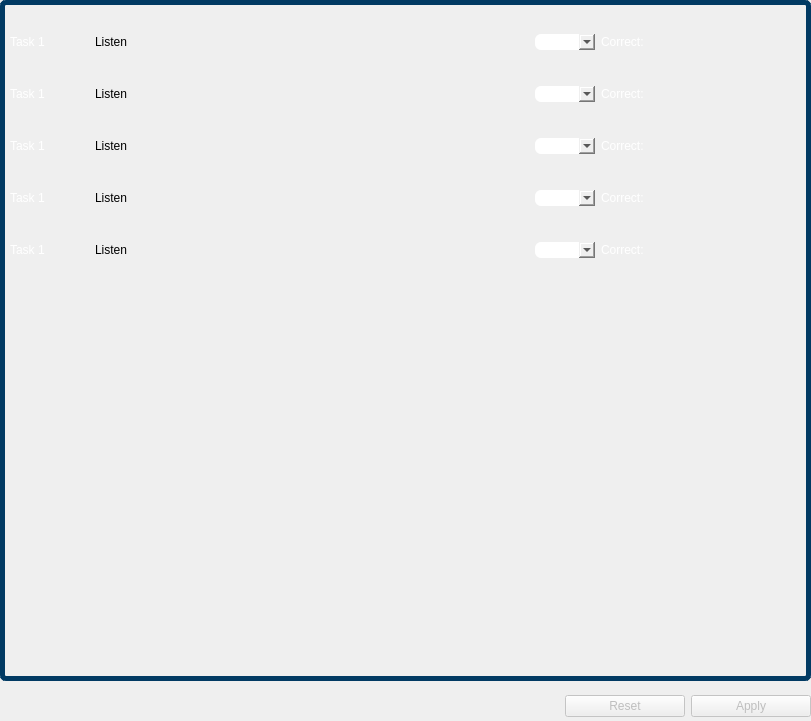
   <widget class="QWidget" name="exerciseMenu" native="true">
    <property name="enabled">
     <bool>true</bool>
    </property>
    <property name="geometry">
     <rect>
      <x>200</x>
      <y>10</y>
      <width>811</width>
      <height>721</height>
     </rect>
    </property>
    <property name="styleSheet">
     <string notr="true">QLabel {
	color: white;
	font: 20pt &quot;Verdana&quot;;
}</string>
    </property>
    <widget class="QWidget" name="widget_3" native="true">
     <property name="geometry">
      <rect>
       <x>0</x>
       <y>0</y>
       <width>811</width>
       <height>681</height>
      </rect>
     </property>
     <property name="styleSheet">
      <string notr="true">QWidget {
	border: 5px solid rgb(1, 58, 99);
	border-radius: 6px;
}</string>
     </property>
     <widget class="QWidget" name="widget_6" native="true">
      <property name="geometry">
       <rect>
        <x>10</x>
        <y>10</y>
        <width>791</width>
        <height>281</height>
       </rect>
      </property>
      <property name="styleSheet">
       <string notr="true">QWidget {border: none}</string>
      </property>
      <widget class="QWidget" name="verticalLayoutWidget_9">
       <property name="geometry">
        <rect>
         <x>0</x>
         <y>1</y>
         <width>791</width>
         <height>271</height>
        </rect>
       </property>
       <layout class="QVBoxLayout" name="verticalLayout_12">
        <item>
         <layout class="QHBoxLayout" name="horizontalLayout_16">
          <item>
           <widget class="QLabel" name="label_15">
            <property name="text">
             <string>Task 1</string>
            </property>
           </widget>
          </item>
          <item>
           <widget class="QPushButton" name="pushButton">
            <property name="sizePolicy">
             <sizepolicy hsizetype="Fixed" vsizetype="Fixed">
              <horstretch>0</horstretch>
              <verstretch>0</verstretch>
             </sizepolicy>
            </property>
            <property name="minimumSize">
             <size>
              <width>120</width>
              <height>30</height>
             </size>
            </property>
            <property name="text">
             <string>Listen</string>
            </property>
           </widget>
          </item>
          <item>
           <spacer name="horizontalSpacer_16">
            <property name="orientation">
             <enum>Qt::Horizontal</enum>
            </property>
            <property name="sizeHint" stdset="0">
             <size>
              <width>40</width>
              <height>20</height>
             </size>
            </property>
           </spacer>
          </item>
          <item>
           <widget class="QComboBox" name="comboBox"/>
          </item>
          <item>
           <widget class="QLabel" name="label_14">
            <property name="sizePolicy">
             <sizepolicy hsizetype="Fixed" vsizetype="Fixed">
              <horstretch>0</horstretch>
              <verstretch>0</verstretch>
             </sizepolicy>
            </property>
            <property name="minimumSize">
             <size>
              <width>200</width>
              <height>0</height>
             </size>
            </property>
            <property name="text">
             <string>Correct: </string>
            </property>
           </widget>
          </item>
         </layout>
        </item>
        <item>
         <layout class="QHBoxLayout" name="horizontalLayout_20">
          <item>
           <widget class="QLabel" name="label_16">
            <property name="text">
             <string>Task 1</string>
            </property>
           </widget>
          </item>
          <item>
           <widget class="QPushButton" name="pushButton_5">
            <property name="sizePolicy">
             <sizepolicy hsizetype="Fixed" vsizetype="Fixed">
              <horstretch>0</horstretch>
              <verstretch>0</verstretch>
             </sizepolicy>
            </property>
            <property name="minimumSize">
             <size>
              <width>120</width>
              <height>30</height>
             </size>
            </property>
            <property name="text">
             <string>Listen</string>
            </property>
           </widget>
          </item>
          <item>
           <spacer name="horizontalSpacer_17">
            <property name="orientation">
             <enum>Qt::Horizontal</enum>
            </property>
            <property name="sizeHint" stdset="0">
             <size>
              <width>40</width>
              <height>20</height>
             </size>
            </property>
           </spacer>
          </item>
          <item>
           <widget class="QComboBox" name="comboBox_5"/>
          </item>
          <item>
           <widget class="QLabel" name="label_19">
            <property name="sizePolicy">
             <sizepolicy hsizetype="Fixed" vsizetype="Fixed">
              <horstretch>0</horstretch>
              <verstretch>0</verstretch>
             </sizepolicy>
            </property>
            <property name="minimumSize">
             <size>
              <width>200</width>
              <height>0</height>
             </size>
            </property>
            <property name="text">
             <string>Correct: </string>
            </property>
           </widget>
          </item>
         </layout>
        </item>
        <item>
         <layout class="QHBoxLayout" name="horizontalLayout_19">
          <item>
           <widget class="QLabel" name="label_17">
            <property name="text">
             <string>Task 1</string>
            </property>
           </widget>
          </item>
          <item>
           <widget class="QPushButton" name="pushButton_6">
            <property name="sizePolicy">
             <sizepolicy hsizetype="Fixed" vsizetype="Fixed">
              <horstretch>0</horstretch>
              <verstretch>0</verstretch>
             </sizepolicy>
            </property>
            <property name="minimumSize">
             <size>
              <width>120</width>
              <height>30</height>
             </size>
            </property>
            <property name="text">
             <string>Listen</string>
            </property>
           </widget>
          </item>
          <item>
           <spacer name="horizontalSpacer_18">
            <property name="orientation">
             <enum>Qt::Horizontal</enum>
            </property>
            <property name="sizeHint" stdset="0">
             <size>
              <width>40</width>
              <height>20</height>
             </size>
            </property>
           </spacer>
          </item>
          <item>
           <widget class="QComboBox" name="comboBox_4"/>
          </item>
          <item>
           <widget class="QLabel" name="label_20">
            <property name="sizePolicy">
             <sizepolicy hsizetype="Fixed" vsizetype="Fixed">
              <horstretch>0</horstretch>
              <verstretch>0</verstretch>
             </sizepolicy>
            </property>
            <property name="minimumSize">
             <size>
              <width>200</width>
              <height>0</height>
             </size>
            </property>
            <property name="text">
             <string>Correct: </string>
            </property>
           </widget>
          </item>
         </layout>
        </item>
        <item>
         <layout class="QHBoxLayout" name="horizontalLayout_18">
          <item>
           <widget class="QLabel" name="label_18">
            <property name="text">
             <string>Task 1</string>
            </property>
           </widget>
          </item>
          <item>
           <widget class="QPushButton" name="pushButton_4">
            <property name="sizePolicy">
             <sizepolicy hsizetype="Fixed" vsizetype="Fixed">
              <horstretch>0</horstretch>
              <verstretch>0</verstretch>
             </sizepolicy>
            </property>
            <property name="minimumSize">
             <size>
              <width>120</width>
              <height>30</height>
             </size>
            </property>
            <property name="text">
             <string>Listen</string>
            </property>
           </widget>
          </item>
          <item>
           <spacer name="horizontalSpacer_19">
            <property name="orientation">
             <enum>Qt::Horizontal</enum>
            </property>
            <property name="sizeHint" stdset="0">
             <size>
              <width>40</width>
              <height>20</height>
             </size>
            </property>
           </spacer>
          </item>
          <item>
           <widget class="QComboBox" name="comboBox_3"/>
          </item>
          <item>
           <widget class="QLabel" name="label_21">
            <property name="sizePolicy">
             <sizepolicy hsizetype="Fixed" vsizetype="Fixed">
              <horstretch>0</horstretch>
              <verstretch>0</verstretch>
             </sizepolicy>
            </property>
            <property name="minimumSize">
             <size>
              <width>200</width>
              <height>0</height>
             </size>
            </property>
            <property name="text">
             <string>Correct: </string>
            </property>
           </widget>
          </item>
         </layout>
        </item>
        <item>
         <layout class="QHBoxLayout" name="horizontalLayout_17">
          <item>
           <widget class="QLabel" name="label_23">
            <property name="text">
             <string>Task 1</string>
            </property>
           </widget>
          </item>
          <item>
           <widget class="QPushButton" name="pushButton_7">
            <property name="sizePolicy">
             <sizepolicy hsizetype="Fixed" vsizetype="Fixed">
              <horstretch>0</horstretch>
              <verstretch>0</verstretch>
             </sizepolicy>
            </property>
            <property name="minimumSize">
             <size>
              <width>120</width>
              <height>30</height>
             </size>
            </property>
            <property name="text">
             <string>Listen</string>
            </property>
           </widget>
          </item>
          <item>
           <spacer name="horizontalSpacer_20">
            <property name="orientation">
             <enum>Qt::Horizontal</enum>
            </property>
            <property name="sizeHint" stdset="0">
             <size>
              <width>40</width>
              <height>20</height>
             </size>
            </property>
           </spacer>
          </item>
          <item>
           <widget class="QComboBox" name="comboBox_2"/>
          </item>
          <item>
           <widget class="QLabel" name="label_22">
            <property name="sizePolicy">
             <sizepolicy hsizetype="Fixed" vsizetype="Fixed">
              <horstretch>0</horstretch>
              <verstretch>0</verstretch>
             </sizepolicy>
            </property>
            <property name="minimumSize">
             <size>
              <width>200</width>
              <height>0</height>
             </size>
            </property>
            <property name="text">
             <string>Correct:</string>
            </property>
           </widget>
          </item>
         </layout>
        </item>
       </layout>
      </widget>
     </widget>
    </widget>
    <widget class="QWidget" name="horizontalLayoutWidget_7">
     <property name="geometry">
      <rect>
       <x>0</x>
       <y>690</y>
       <width>811</width>
       <height>32</height>
      </rect>
     </property>
     <layout class="QHBoxLayout" name="horizontalLayout_23">
      <item>
       <spacer name="horizontalSpacer_22">
        <property name="orientation">
         <enum>Qt::Horizontal</enum>
        </property>
        <property name="sizeHint" stdset="0">
         <size>
          <width>40</width>
          <height>20</height>
         </size>
        </property>
       </spacer>
      </item>
      <item>
       <widget class="QPushButton" name="sResetButton_4">
        <property name="enabled">
         <bool>false</bool>
        </property>
        <property name="sizePolicy">
         <sizepolicy hsizetype="Fixed" vsizetype="Fixed">
          <horstretch>0</horstretch>
          <verstretch>0</verstretch>
         </sizepolicy>
        </property>
        <property name="minimumSize">
         <size>
          <width>120</width>
          <height>0</height>
         </size>
        </property>
        <property name="text">
         <string>Reset</string>
        </property>
        <property name="icon">
         <iconset>
          <normaloff>resources/reset.png</normaloff>resources/reset.png</iconset>
        </property>
       </widget>
      </item>
      <item>
       <widget class="QPushButton" name="sApplyButton_4">
        <property name="enabled">
         <bool>false</bool>
        </property>
        <property name="sizePolicy">
         <sizepolicy hsizetype="Fixed" vsizetype="Fixed">
          <horstretch>0</horstretch>
          <verstretch>0</verstretch>
         </sizepolicy>
        </property>
        <property name="minimumSize">
         <size>
          <width>120</width>
          <height>0</height>
         </size>
        </property>
        <property name="text">
         <string>Apply</string>
        </property>
        <property name="icon">
         <iconset>
          <normaloff>resources/check_mark.png</normaloff>resources/check_mark.png</iconset>
        </property>
       </widget>
      </item>
     </layout>
    </widget>
   </widget>
